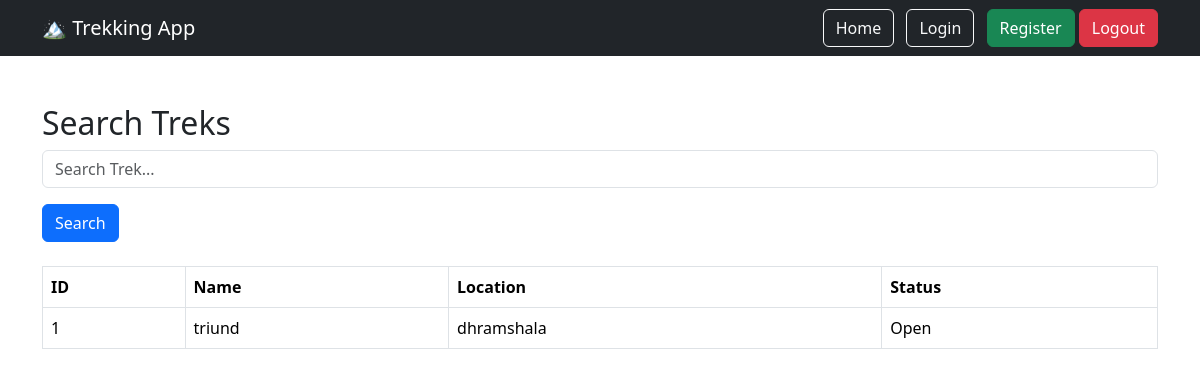
The page /admin/search on the database as committed earlier.
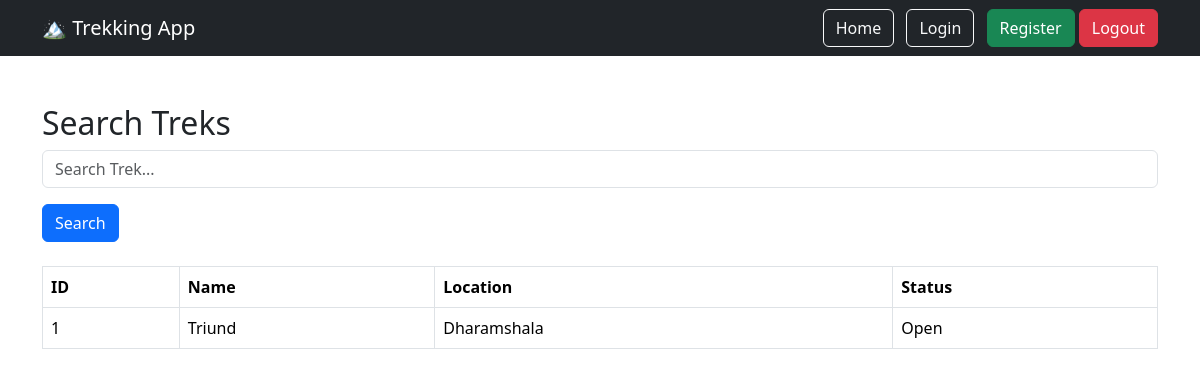
The same page on the database as committed later.
### models/trek.py (models this page shows)
class Trek(db.Model):
    __tablename__ = "treks"
    id = db.Column( db.Integer, primary_key=True)
    name = db.Column( db.String(100) , nullable=False)
    location = db.Column(db.String(100), nullable=False)
    difficulty = db.Column(db.String(20), nullable=False)
    duration = db.Column( db.Integer , nullable=False)
    slots = db.Column( db.Integer , nullable=False)
    start_date = db.Column( db.Date, nullable=False)
    end_date = db.Column( db.Date , nullable=False)
    status = db.Column( db.String(30), default="Open")
    staff_id = db.Column( db.Integer, db.ForeignKey("users.id"), nullable=True)

### routes/admin.py (the view)
@admin.route("/admin/search")
def search():
    keyword = request.args.get("keyword", "")
    treks = Trek.query.filter(
        Trek.name.ilike(f"%{keyword}%")
    ).all()
    return render_template(
        "admin/search.html",
        treks=treks,
        keyword=keyword
    )

### templates/admin/search.html
{% extends "base.html" %}
{% block content %}
<h2>Search Treks</h2>
<form method="GET">
    <div class="mb-3">
        <input type="text" name="keyword" class="form-control" placeholder="Search Trek..." value="{{ keyword }}">
    </div>
    <button class="btn btn-primary">
        Search
    </button>
</form>
<br>
<table class="table table-bordered">
    <tr>
        <th>ID</th>
        <th>Name</th>
        <th>Location</th>
        <th>Status</th>
    </tr>
    {% for trek in treks %}
    <tr>
        <td>{{ trek.id }}</td>
        <td>{{ trek.name }}</td>
        <td>{{ trek.location }}</td>
        <td>{{ trek.status }}</td>
    </tr>
    {% endfor %}
</table>
{% endblock %}

Rows that differ between the two databases and show on the page:
changed Trek "Open": name "triund" → "Triund"; location "dhramshala" → "Dharamshala"
